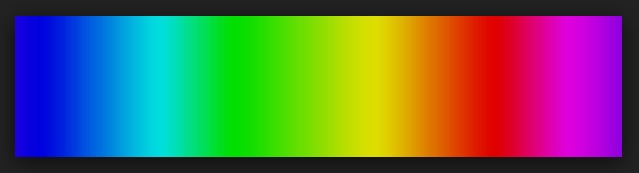
#> input picture E1dEh.jpg, 639 x 173 px
$ python color_recog.py --image E1dEh.jpg
#> lines starting #> are read from the running program, lines starting #| are printed output that depends on the picture; after the words box and inside, x2 and y2 are one past the last pixel; in counts of white or black regions, pixels touching at a corner belong together
#Import necessary packages
import numpy as np
import argparse
import cv2

#Create argument parser
ap = argparse.ArgumentParser()
ap.add_argument("-i", "--image", help = "path to the image")
args = vars(ap.parse_args())

#Read image
image = cv2.imread(args["image"])
#> image is the input picture: shape (173, 639, 3); mean B, G, R 83.8, 101.4, 94.6

#Create list of boundaries
boundaries = [
	([90, 80, 60], [150, 140, 130]),
	([80, 25, 0], [220, 95, 60]),
	([25, 140, 180], [75, 180, 250]),
	([10, 10, 100], [60, 60, 200])
]

#Create a black version of given image as background
black = [0,0,0]
blacknp = np.array(black, dtype = "uint8")
blackmask = cv2.inRange(image, blacknp, blacknp)
#> blackmask: shape (173, 639); every value is 0
filtered = cv2.bitwise_and(image,image,mask=blackmask)
#> filtered: shape (173, 639, 3); every value is 0

#Loop through boundaries
for (lower, upper) in boundaries:
	#Make numpy arrays out of boundaries
	lower = np.array(lower, dtype = "uint8")
	upper = np.array(upper, dtype = "uint8")
	#Create mast using lower and upper boundaries
	mask = cv2.inRange(image, lower, upper)
	#Apply mask to image
	output = cv2.bitwise_and(image, image, mask = mask)
	#Add the filtered color to final image
	filtered = cv2.addWeighted(filtered,1, output,1, 0)
#> this loop made 4 passes
#> pass 2, `mask = cv2.inRange(image, lower, upper)`:
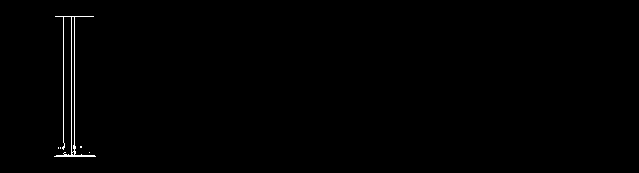
#> mask: shape (173, 639); 0.51% white in thin lines or dots, all inside (x1, y1, x2, y2) = (54, 16, 96, 157)
#> pass 3, `mask = cv2.inRange(image, lower, upper)`:
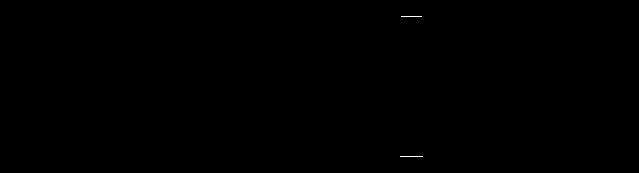
#> mask: shape (173, 639); 0.04% white in thin lines or dots, all inside (x1, y1, x2, y2) = (400, 16, 423, 157)

#Show result and wait for user to close window
cv2.imshow("images", np.hstack([filtered,image]))
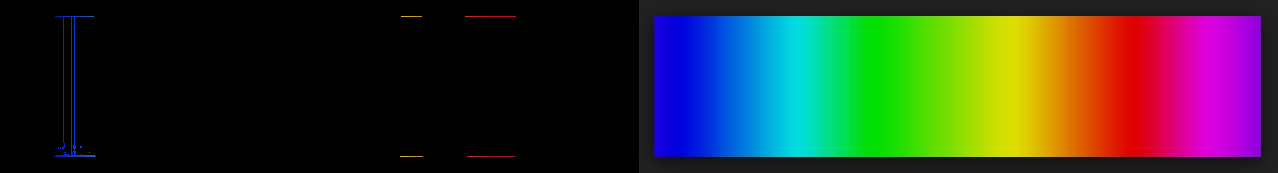
#> window 'images': shape (173, 1278, 3); mean B, G, R 42.5, 50.9, 47.4
cv2.waitKey(0)

$ run again, on color_scale.png
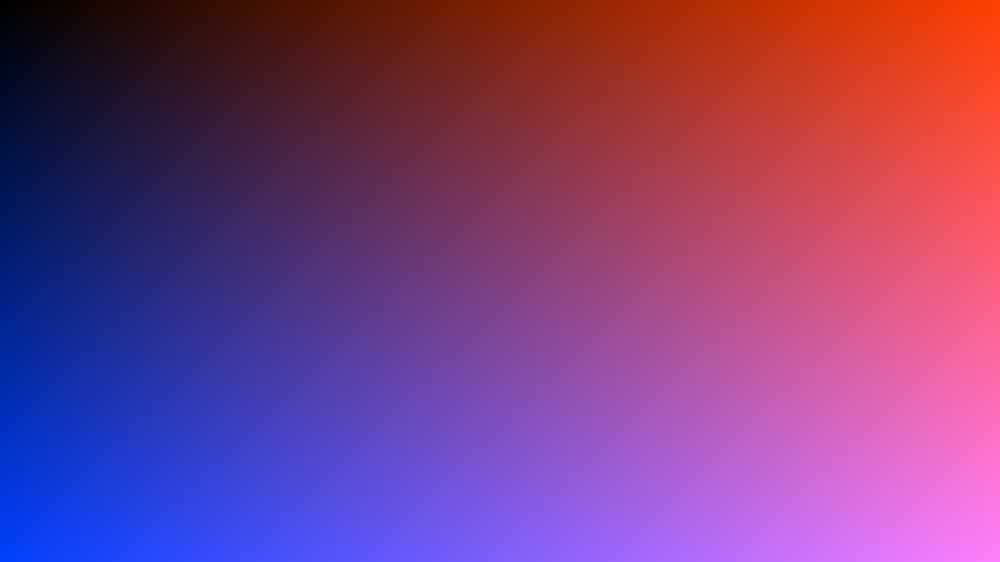
#> input picture color_scale.png, 1000 x 562 px, shrunk from 1600 x 900 before the run
#> image is the input picture: shape (562, 1000, 3); mean B, G, R 126.9, 63.3, 126.9
#> blackmask: shape (562, 1000); 0% white; 1 white region (1 under 20 px)
#> after the loop `for (lower, upper) in boundaries:`:
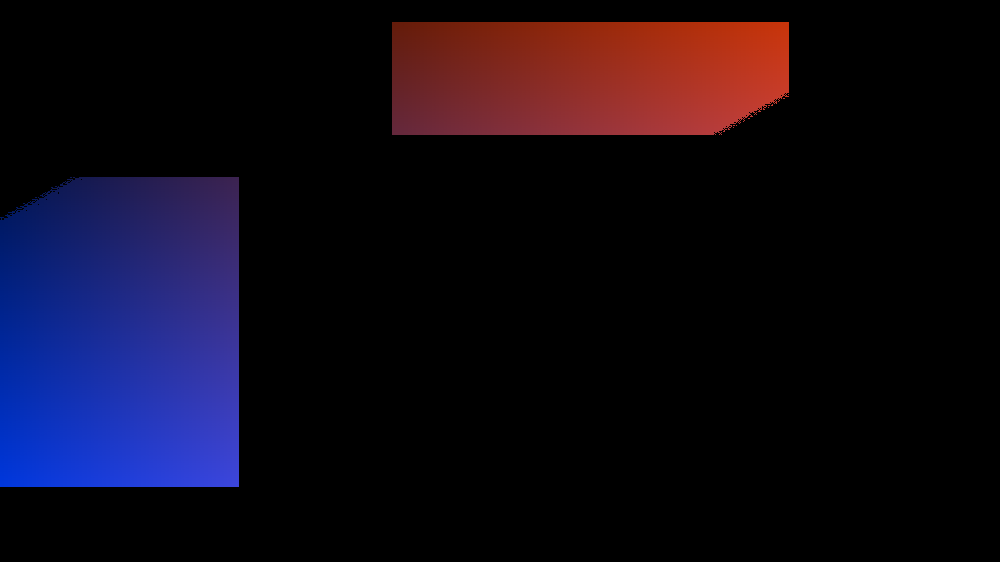
#> filtered: shape (562, 1000, 3); mean B, G, R 22.2, 9.4, 15.4
#> `cv2.imshow("images", np.hstack([filtered,image]))`:
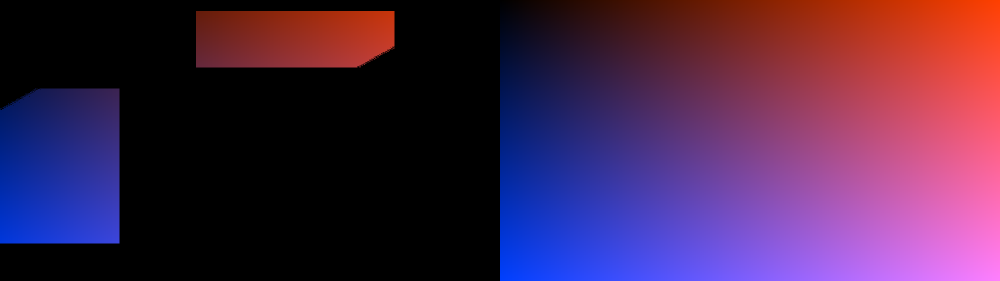
#> window 'images': shape (562, 2000, 3) (shown at 1/2 size); mean B, G, R 74.5, 36.4, 71.2
